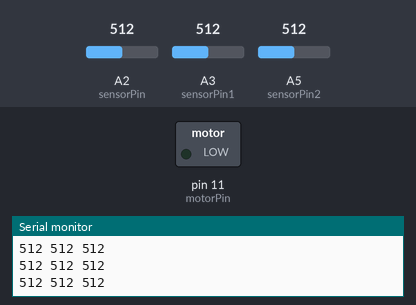
Bench run of a sketch on a simulated Arduino Uno, built with avr-gcc and run on an emulated ATmega328P. On the bench: switched loads named in the sketch (green lamp = pin HIGH), the last lines printed to the serial monitor. Inputs (shaded band) come from the test bench; at power-on: A2 (sensorPin) = 512, A3 (sensorPin1) = 512, A5 (sensorPin2) = 512.

Above: at 1.2 s.
1.3 s: A2 (sensorPin) set to 122
At 1.7 s:
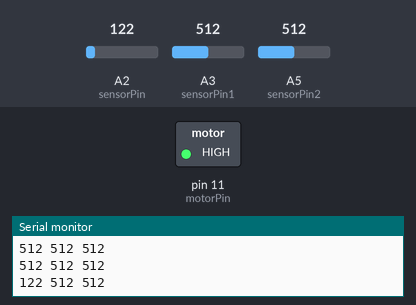
Timing chart, 0 to 4.3 s (numbered marks = the images above; inputs shaded):
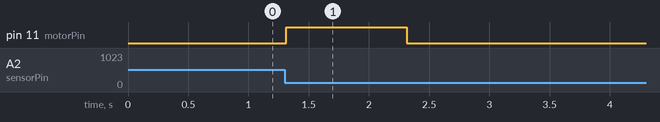

Measured:
- after the input at 1.3 s, pin 11 (motorPin): LOW → HIGH at once, → LOW 1.0 s later

The sketch:

test_sense.ino
```cpp
int sensorPin = A2;    // select the input pin for the potentiometer
int sensorPin1 = A3;
int sensorPin2 = A5;
int sensorThumb = 0;  // variable to store the value coming from the sensor
int sensorPinMidFinger = 0;
int sensorPinPinkyFinger = 0;
int sensorRead = 0;
int motorPin  = 11;
int minInit = 60;
int minThreshold = 79;
int maxValue = 0;

int minValue = 75;
int maxValuethumb = 0;
int maxValuemid = 0;
int maxValuepinky = 0;
double decay = 0.5;
String outputString = "";

void setup() {
  Serial.begin(9600);
  pinMode(motorPin, OUTPUT);
}

void loop() {
  // read the value from the sensor:
  sensorThumb = analogRead(sensorPin);
  sensorPinMidFinger = analogRead(sensorPin1);
  sensorPinPinkyFinger = analogRead(sensorPin2);
  outputString = String(sensorThumb) + " " + String(sensorPinMidFinger) + " " + String(sensorPinPinkyFinger);
  Serial.println(outputString);
  // delay(100);
  if (sensorThumb <= minThreshold && sensorPinMidFinger <= minThreshold && sensorPinPinkyFinger <= minThreshold ){  //for resetting to the initial value after she drops or leaves the sensor  sensorPinPinkyFinger <= minThreshold
    maxValuethumb = minInit;
    maxValuemid = minInit;
    maxValuepinky = minInit;
  }
  else{
    if (sensorThumb > maxValuethumb){
      maxValuethumb = sensorThumb;
    }
    else if (sensorPinMidFinger > maxValuemid){
      maxValuemid = sensorPinMidFinger;
    }
    else if (sensorPinPinkyFinger> maxValuepinky){
      maxValuepinky = sensorPinPinkyFinger;
    }
    if ((maxValuethumb-minThreshold > 5) && sensorThumb< (maxValuethumb-minThreshold)*decay + minThreshold && ((maxValuemid-minThreshold > 5) || (maxValuepinky-minThreshold > 5))){ //|| (maxValuepinky-minThreshold > 30)
      digitalWrite(motorPin,  HIGH);
      delay(1000);
      digitalWrite(motorPin,  LOW);
      delay(1000);
      maxValuethumb = minInit;
      maxValuemid = minInit;
      maxValuepinky = minInit;
    }
    else if ((maxValuemid-minThreshold > 5) && sensorPinMidFinger< (maxValuemid-minThreshold)*decay + minThreshold && (maxValuethumb-minThreshold > 5) && (maxValuepinky-minThreshold > 5) && sensorPinPinkyFinger < (maxValuepinky-minThreshold)*decay + minThreshold){ // && (maxValuepinky-minThreshold > 30) && sensorPinPinkyFinger < (maxValuepinky-minThreshold)*decay + minThreshold &&
      digitalWrite(motorPin,  HIGH);
      delay(1000);
      digitalWrite(motorPin,  LOW);
      delay(1000);
      maxValuethumb = minInit;
      maxValuemid = minInit;
      maxValuepinky = minInit;
    }
  }
  delay(100);
  digitalWrite(motorPin,  LOW);

}
```
